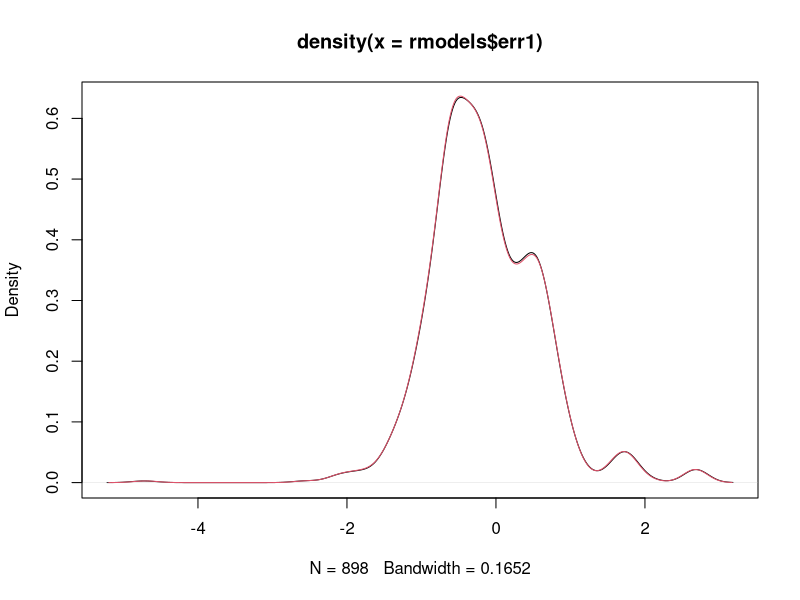
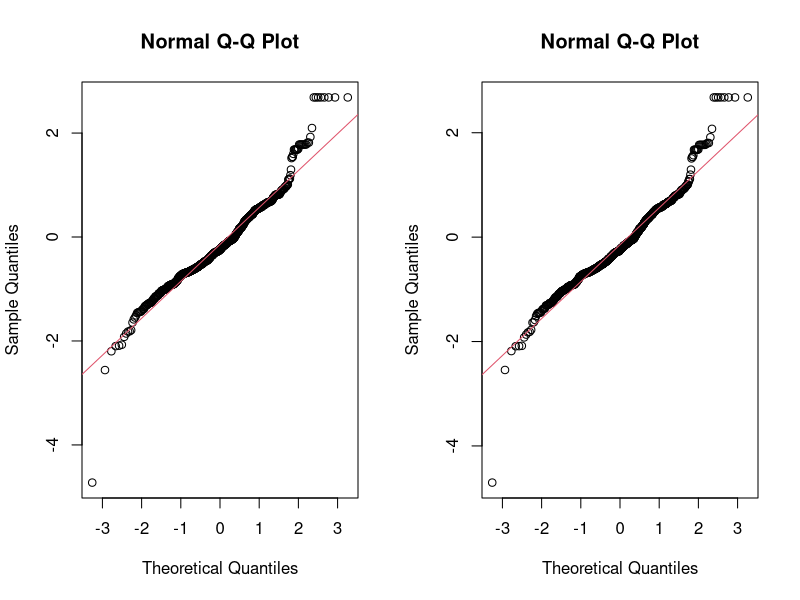

Source code (R) for these figures, in order:
## ---- chunk 1
knitr::opts_chunk$set(echo = TRUE)
# setwd("./S-5")
## ---- chunk 2
rmodels <- read.table(file = "rmodels.txt", stringsAsFactors = F, header = T)

plot(density(rmodels$err1))
lines(density(rmodels$err2), col=2)
## ---- chunk 3
par(mfrow=c(1,2))
qqnorm(rmodels$err1)
qqline(rmodels$err1, col=2)
qqnorm(rmodels$err2)
qqline(rmodels$err2, col=2)

shapiro.test(rmodels$err1)
shapiro.test(rmodels$err2)
shapiro.test(rmodels$err2 - rmodels$err1)
## ---- chunk 4
# type your code here
wilcox.test(x = rmodels$err1, y = rmodels$err2)
## ---- chunk 5
library(exactRankTests)
# type your code here
## ---- chunk 6
# type your code here
